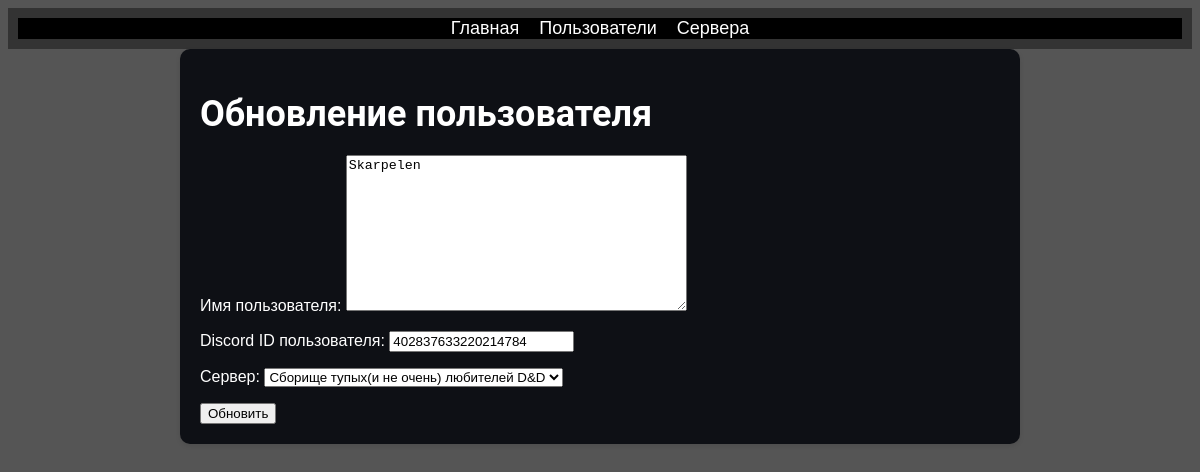
The page /users/update/2/ on the database its author committed.
### discordbotdb/models.py (models this page shows, shortened)
class User(models.Model):
    id = models.AutoField(primary_key=True)
    name = models.TextField()
    user_discord_id = models.BigIntegerField()
    guild = models.ForeignKey(Guild, on_delete=models.CASCADE)

class Guild(models.Model):
    guild_id = models.AutoField(primary_key=True)
    server_id = models.BigIntegerField()
    server_name = models.TextField()
    prefix = models.TextField(default='+')
    def __str__(self):
        return self.server_name

### discordbotdb/views.py (the view)
# urls.py: path('users/update/<int:pk>/', UserUpdateView.as_view(), name='user_update'),
class UserUpdateView(UpdateView):
    model = User
    form_class = UserForm
    template_name = 'discordbotdb/user_update.html'
    success_url = reverse_lazy('users')

### discordbotdb/forms.py
class UserForm(forms.ModelForm):
    user_discord_id = forms.CharField(validators=[RegexValidator(r'^[0-9]{17,20}$', 'Введите допустимый Discord ID ('
                                                                                    'от 17 до 20 цифр).')])
    class Meta:
        model = User
        fields = ['name', 'user_discord_id', 'guild']
    def __init__(self, *args, **kwargs):
        super().__init__(*args, **kwargs)
        self.fields['name'].required = True
        self.fields['name'].label = 'Имя пользователя'
        self.fields['user_discord_id'].required = True
        self.fields['user_discord_id'].label = 'Discord ID пользователя'
        self.fields['guild'].required = True
        self.fields['guild'].label = 'Сервер'

### discordbotdb/templates/discordbotdb/user_update.html (shortened to what this page needs)
{% extends 'discordbotdb/base.html' %}
{% block content %}
  <h1>Обновление пользователя</h1>
  <form method="post">
    {{ form.as_p }}
    <button type="submit">Обновить</button>
  </form>
{% endblock %}

### discordbotdb/static/css/content.css (style rules this page uses)
h1 { font-size: 36px; font-family: "Roboto", sans-serif; color: #fff; margin-bottom: 20px; }
body { background-color: #555; font-family: "Arial", sans-serif; }

### rows shown on the page
User: name "Skarpelen", user_discord_id "402837633220214784"
Guild: guild "Сборище тупых(и не очень) любителей D&D"
